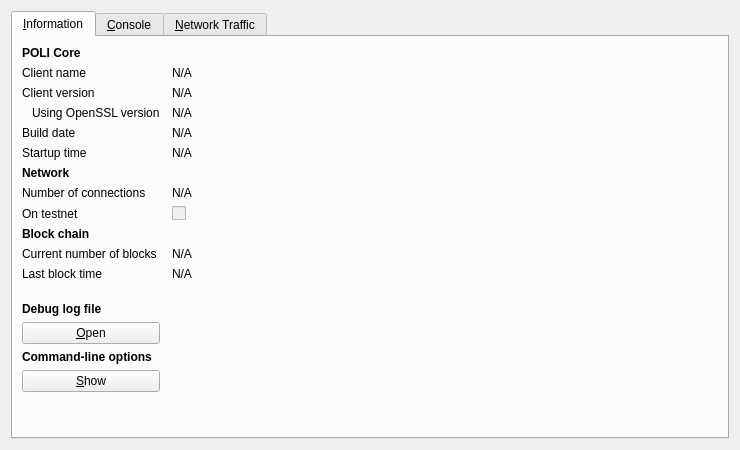
<?xml version="1.0" encoding="UTF-8"?>
<ui version="4.0">
 <class>RPCConsole</class>
 <widget class="QDialog" name="RPCConsole">
  <property name="geometry">
   <rect>
    <x>0</x>
    <y>0</y>
    <width>740</width>
    <height>450</height>
   </rect>
  </property>
  <property name="windowTitle">
   <string>POLI - Debug window</string>
  </property>
  <layout class="QVBoxLayout" name="verticalLayout_2">
   <item>
    <widget class="QTabWidget" name="tabWidget">
     <property name="currentIndex">
      <number>0</number>
     </property>
     <widget class="QWidget" name="tab_info">
      <attribute name="title">
       <string>&amp;Information</string>
      </attribute>
      <layout class="QGridLayout" name="gridLayout" columnstretch="0,1">
       <property name="horizontalSpacing">
        <number>12</number>
       </property>
       <item row="0" column="0">
        <widget class="QLabel" name="label_9">
         <property name="font">
          <font>
           <weight>75</weight>
           <bold>true</bold>
          </font>
         </property>
         <property name="text">
          <string>POLI Core</string>
         </property>
        </widget>
       </item>
       <item row="1" column="0">
        <widget class="QLabel" name="label_5">
         <property name="text">
          <string>Client name</string>
         </property>
        </widget>
       </item>
       <item row="1" column="1">
        <widget class="QLabel" name="clientName">
         <property name="cursor">
          <cursorShape>IBeamCursor</cursorShape>
         </property>
         <property name="text">
          <string>N/A</string>
         </property>
         <property name="textFormat">
          <enum>Qt::PlainText</enum>
         </property>
         <property name="textInteractionFlags">
          <set>Qt::LinksAccessibleByMouse|Qt::TextSelectableByKeyboard|Qt::TextSelectableByMouse</set>
         </property>
        </widget>
       </item>
       <item row="2" column="0">
        <widget class="QLabel" name="label_6">
         <property name="text">
          <string>Client version</string>
         </property>
        </widget>
       </item>
       <item row="2" column="1">
        <widget class="QLabel" name="clientVersion">
         <property name="cursor">
          <cursorShape>IBeamCursor</cursorShape>
         </property>
         <property name="text">
          <string>N/A</string>
         </property>
         <property name="textFormat">
          <enum>Qt::PlainText</enum>
         </property>
         <property name="textInteractionFlags">
          <set>Qt::LinksAccessibleByMouse|Qt::TextSelectableByKeyboard|Qt::TextSelectableByMouse</set>
         </property>
        </widget>
       </item>
       <item row="3" column="0">
        <widget class="QLabel" name="label_14">
         <property name="text">
          <string>Using OpenSSL version</string>
         </property>
         <property name="indent">
          <number>10</number>
         </property>
        </widget>
       </item>
       <item row="3" column="1">
        <widget class="QLabel" name="openSSLVersion">
         <property name="cursor">
          <cursorShape>IBeamCursor</cursorShape>
         </property>
         <property name="text">
          <string>N/A</string>
         </property>
         <property name="textFormat">
          <enum>Qt::PlainText</enum>
         </property>
         <property name="textInteractionFlags">
          <set>Qt::LinksAccessibleByMouse|Qt::TextSelectableByKeyboard|Qt::TextSelectableByMouse</set>
         </property>
        </widget>
       </item>
       <item row="4" column="0">
        <widget class="QLabel" name="label_12">
         <property name="text">
          <string>Build date</string>
         </property>
        </widget>
       </item>
       <item row="4" column="1">
        <widget class="QLabel" name="buildDate">
         <property name="cursor">
          <cursorShape>IBeamCursor</cursorShape>
         </property>
         <property name="text">
          <string>N/A</string>
         </property>
         <property name="textFormat">
          <enum>Qt::PlainText</enum>
         </property>
         <property name="textInteractionFlags">
          <set>Qt::LinksAccessibleByMouse|Qt::TextSelectableByKeyboard|Qt::TextSelectableByMouse</set>
         </property>
        </widget>
       </item>
       <item row="5" column="0">
        <widget class="QLabel" name="label_13">
         <property name="text">
          <string>Startup time</string>
         </property>
        </widget>
       </item>
       <item row="5" column="1">
        <widget class="QLabel" name="startupTime">
         <property name="cursor">
          <cursorShape>IBeamCursor</cursorShape>
         </property>
         <property name="text">
          <string>N/A</string>
         </property>
         <property name="textFormat">
          <enum>Qt::PlainText</enum>
         </property>
         <property name="textInteractionFlags">
          <set>Qt::LinksAccessibleByMouse|Qt::TextSelectableByKeyboard|Qt::TextSelectableByMouse</set>
         </property>
        </widget>
       </item>
       <item row="6" column="0">
        <widget class="QLabel" name="label_11">
         <property name="font">
          <font>
           <weight>75</weight>
           <bold>true</bold>
          </font>
         </property>
         <property name="text">
          <string>Network</string>
         </property>
        </widget>
       </item>
       <item row="7" column="0">
        <widget class="QLabel" name="label_7">
         <property name="text">
          <string>Number of connections</string>
         </property>
        </widget>
       </item>
       <item row="7" column="1">
        <widget class="QLabel" name="numberOfConnections">
         <property name="cursor">
          <cursorShape>IBeamCursor</cursorShape>
         </property>
         <property name="text">
          <string>N/A</string>
         </property>
         <property name="textFormat">
          <enum>Qt::PlainText</enum>
         </property>
         <property name="textInteractionFlags">
          <set>Qt::LinksAccessibleByMouse|Qt::TextSelectableByKeyboard|Qt::TextSelectableByMouse</set>
         </property>
        </widget>
       </item>
       <item row="8" column="0">
        <widget class="QLabel" name="label_8">
         <property name="text">
          <string>On testnet</string>
         </property>
        </widget>
       </item>
       <item row="8" column="1">
        <widget class="QCheckBox" name="isTestNet">
         <property name="enabled">
          <bool>false</bool>
         </property>
         <property name="text">
          <string/>
         </property>
        </widget>
       </item>
       <item row="9" column="0">
        <widget class="QLabel" name="label_10">
         <property name="font">
          <font>
           <weight>75</weight>
           <bold>true</bold>
          </font>
         </property>
         <property name="text">
          <string>Block chain</string>
         </property>
        </widget>
       </item>
       <item row="10" column="0">
        <widget class="QLabel" name="label_3">
         <property name="text">
          <string>Current number of blocks</string>
         </property>
        </widget>
       </item>
       <item row="10" column="1">
        <widget class="QLabel" name="numberOfBlocks">
         <property name="cursor">
          <cursorShape>IBeamCursor</cursorShape>
         </property>
         <property name="text">
          <string>N/A</string>
         </property>
         <property name="textFormat">
          <enum>Qt::PlainText</enum>
         </property>
         <property name="textInteractionFlags">
          <set>Qt::LinksAccessibleByMouse|Qt::TextSelectableByKeyboard|Qt::TextSelectableByMouse</set>
         </property>
        </widget>
       </item>
       <item row="11" column="0">
        <widget class="QLabel" name="label_2">
         <property name="text">
          <string>Last block time</string>
         </property>
        </widget>
       </item>
       <item row="11" column="1">
        <widget class="QLabel" name="lastBlockTime">
         <property name="cursor">
          <cursorShape>IBeamCursor</cursorShape>
         </property>
         <property name="text">
          <string>N/A</string>
         </property>
         <property name="textFormat">
          <enum>Qt::PlainText</enum>
         </property>
         <property name="textInteractionFlags">
          <set>Qt::LinksAccessibleByMouse|Qt::TextSelectableByKeyboard|Qt::TextSelectableByMouse</set>
         </property>
        </widget>
       </item>
       <item row="12" column="0">
        <spacer name="verticalSpacer_2">
         <property name="orientation">
          <enum>Qt::Vertical</enum>
         </property>
         <property name="sizeHint" stdset="0">
          <size>
           <width>20</width>
           <height>20</height>
          </size>
         </property>
        </spacer>
       </item>
       <item row="13" column="0">
        <widget class="QLabel" name="labelDebugLogfile">
         <property name="font">
          <font>
           <weight>75</weight>
           <bold>true</bold>
          </font>
         </property>
         <property name="text">
          <string>Debug log file</string>
         </property>
        </widget>
       </item>
       <item row="14" column="0">
        <widget class="QPushButton" name="openDebugLogfileButton">
         <property name="toolTip">
          <string>Open the POLI debug log file from the current data directory. This can take a few seconds for large log files.</string>
         </property>
         <property name="text">
          <string>&amp;Open</string>
         </property>
         <property name="autoDefault">
          <bool>false</bool>
         </property>
        </widget>
       </item>
       <item row="15" column="0">
        <widget class="QLabel" name="labelCLOptions">
         <property name="font">
          <font>
           <weight>75</weight>
           <bold>true</bold>
          </font>
         </property>
         <property name="text">
          <string>Command-line options</string>
         </property>
        </widget>
       </item>
       <item row="16" column="0">
        <widget class="QPushButton" name="showCLOptionsButton">
         <property name="toolTip">
          <string>Show the POLI-Qt help message to get a list with possible POLI command-line options.</string>
         </property>
         <property name="text">
          <string>&amp;Show</string>
         </property>
         <property name="autoDefault">
          <bool>false</bool>
         </property>
        </widget>
       </item>
       <item row="17" column="0">
        <spacer name="verticalSpacer">
         <property name="orientation">
          <enum>Qt::Vertical</enum>
         </property>
         <property name="sizeHint" stdset="0">
          <size>
           <width>20</width>
           <height>40</height>
          </size>
         </property>
        </spacer>
       </item>
      </layout>
     </widget>
     <widget class="QWidget" name="tab_console">
      <attribute name="title">
       <string>&amp;Console</string>
      </attribute>
      <layout class="QVBoxLayout" name="verticalLayout_3">
       <property name="spacing">
        <number>3</number>
       </property>
       <item>
        <widget class="QTextEdit" name="messagesWidget">
         <property name="minimumSize">
          <size>
           <width>0</width>
           <height>100</height>
          </size>
         </property>
         <property name="readOnly">
          <bool>true</bool>
         </property>
         <property name="tabKeyNavigation" stdset="0">
          <bool>false</bool>
         </property>
         <property name="columnCount" stdset="0">
          <number>2</number>
         </property>
        </widget>
       </item>
       <item>
        <layout class="QHBoxLayout" name="horizontalLayout">
         <property name="spacing">
          <number>3</number>
         </property>
         <item>
          <widget class="QLabel" name="label">
           <property name="text">
            <string notr="true">&gt;</string>
           </property>
          </widget>
         </item>
         <item>
          <widget class="QLineEdit" name="lineEdit"/>
         </item>
         <item>
          <widget class="QPushButton" name="clearButton">
           <property name="maximumSize">
            <size>
             <width>24</width>
             <height>24</height>
            </size>
           </property>
           <property name="toolTip">
            <string>Clear console</string>
           </property>
           <property name="text">
            <string/>
           </property>
           <property name="icon">
            <iconset resource="../bitcoin.qrc">
             <normaloff>:/icons/remove</normaloff>:/icons/remove</iconset>
           </property>
           <property name="shortcut">
            <string notr="true">Ctrl+L</string>
           </property>
           <property name="autoDefault">
            <bool>false</bool>
           </property>
          </widget>
         </item>
        </layout>
       </item>
      </layout>
     </widget>
     <widget class="QWidget" name="tab">
      <attribute name="title">
       <string>&amp;Network Traffic</string>
      </attribute>
      <layout class="QHBoxLayout" name="horizontalLayout_3">
       <item>
        <layout class="QVBoxLayout" name="verticalLayout_4">
         <item>
          <widget class="TrafficGraphWidget" name="trafficGraph" native="true">
           <property name="sizePolicy">
            <sizepolicy hsizetype="Expanding" vsizetype="Expanding">
             <horstretch>0</horstretch>
             <verstretch>0</verstretch>
            </sizepolicy>
           </property>
          </widget>
         </item>
         <item>
          <layout class="QHBoxLayout" name="horizontalLayout_2">
           <item>
            <widget class="QSlider" name="sldGraphRange">
             <property name="minimum">
              <number>1</number>
             </property>
             <property name="maximum">
              <number>288</number>
             </property>
             <property name="pageStep">
              <number>12</number>
             </property>
             <property name="value">
              <number>6</number>
             </property>
             <property name="orientation">
              <enum>Qt::Horizontal</enum>
             </property>
            </widget>
           </item>
           <item>
            <widget class="QLabel" name="lblGraphRange">
             <property name="minimumSize">
              <size>
               <width>100</width>
               <height>0</height>
              </size>
             </property>
             <property name="alignment">
              <set>Qt::AlignCenter</set>
             </property>
            </widget>
           </item>
           <item>
            <widget class="QPushButton" name="btnClearTrafficGraph">
             <property name="text">
              <string>&amp;Clear</string>
             </property>
            </widget>
           </item>
          </layout>
         </item>
        </layout>
       </item>
       <item>
        <layout class="QVBoxLayout" name="verticalLayout">
         <item>
          <widget class="QGroupBox" name="groupBox">
           <property name="title">
            <string>Totals</string>
           </property>
           <layout class="QVBoxLayout" name="verticalLayout_5">
            <item>
             <layout class="QHBoxLayout" name="horizontalLayout_4">
              <item>
               <widget class="Line" name="line">
                <property name="sizePolicy">
                 <sizepolicy hsizetype="Fixed" vsizetype="Fixed">
                  <horstretch>0</horstretch>
                  <verstretch>0</verstretch>
                 </sizepolicy>
                </property>
                <property name="minimumSize">
                 <size>
                  <width>10</width>
                  <height>0</height>
                 </size>
                </property>
                <property name="palette">
                 <palette>
                  <active>
                   <colorrole role="Light">
                    <brush brushstyle="SolidPattern">
                     <color alpha="255">
                      <red>0</red>
                      <green>255</green>
                      <blue>0</blue>
                     </color>
                    </brush>
                   </colorrole>
                  </active>
                  <inactive>
                   <colorrole role="Light">
                    <brush brushstyle="SolidPattern">
                     <color alpha="255">
                      <red>0</red>
                      <green>255</green>
                      <blue>0</blue>
                     </color>
                    </brush>
                   </colorrole>
                  </inactive>
                  <disabled>
                   <colorrole role="Light">
                    <brush brushstyle="SolidPattern">
                     <color alpha="255">
                      <red>0</red>
                      <green>255</green>
                      <blue>0</blue>
                     </color>
                    </brush>
                   </colorrole>
                  </disabled>
                 </palette>
                </property>
                <property name="orientation">
                 <enum>Qt::Horizontal</enum>
                </property>
               </widget>
              </item>
              <item>
               <widget class="QLabel" name="label_16">
                <property name="text">
                 <string>In:</string>
                </property>
               </widget>
              </item>
              <item>
               <widget class="QLabel" name="lblBytesIn">
                <property name="minimumSize">
                 <size>
                  <width>50</width>
                  <height>0</height>
                 </size>
                </property>
                <property name="alignment">
                 <set>Qt::AlignRight|Qt::AlignTrailing|Qt::AlignVCenter</set>
                </property>
               </widget>
              </item>
             </layout>
            </item>
            <item>
             <layout class="QHBoxLayout" name="horizontalLayout_5">
              <item>
               <widget class="Line" name="line_2">
                <property name="sizePolicy">
                 <sizepolicy hsizetype="Fixed" vsizetype="Fixed">
                  <horstretch>0</horstretch>
                  <verstretch>0</verstretch>
                 </sizepolicy>
                </property>
                <property name="minimumSize">
                 <size>
                  <width>10</width>
                  <height>0</height>
                 </size>
                </property>
                <property name="palette">
                 <palette>
                  <active>
                   <colorrole role="Light">
                    <brush brushstyle="SolidPattern">
                     <color alpha="255">
                      <red>255</red>
                      <green>0</green>
                      <blue>0</blue>
                     </color>
                    </brush>
                   </colorrole>
                  </active>
                  <inactive>
                   <colorrole role="Light">
                    <brush brushstyle="SolidPattern">
                     <color alpha="255">
                      <red>255</red>
                      <green>0</green>
                      <blue>0</blue>
                     </color>
                    </brush>
                   </colorrole>
                  </inactive>
                  <disabled>
                   <colorrole role="Light">
                    <brush brushstyle="SolidPattern">
                     <color alpha="255">
                      <red>255</red>
                      <green>0</green>
                      <blue>0</blue>
                     </color>
                    </brush>
                   </colorrole>
                  </disabled>
                 </palette>
                </property>
                <property name="orientation">
                 <enum>Qt::Horizontal</enum>
                </property>
               </widget>
              </item>
              <item>
               <widget class="QLabel" name="label_17">
                <property name="text">
                 <string>Out:</string>
                </property>
               </widget>
              </item>
              <item>
               <widget class="QLabel" name="lblBytesOut">
                <property name="minimumSize">
                 <size>
                  <width>50</width>
                  <height>0</height>
                 </size>
                </property>
                <property name="alignment">
                 <set>Qt::AlignRight|Qt::AlignTrailing|Qt::AlignVCenter</set>
                </property>
               </widget>
              </item>
             </layout>
            </item>
            <item>
             <spacer name="verticalSpacer_4">
              <property name="orientation">
               <enum>Qt::Vertical</enum>
              </property>
              <property name="sizeHint" stdset="0">
               <size>
                <width>20</width>
                <height>407</height>
               </size>
              </property>
             </spacer>
            </item>
           </layout>
          </widget>
         </item>
        </layout>
       </item>
      </layout>
     </widget>
    </widget>
   </item>
  </layout>
 </widget>
 <customwidgets>
  <customwidget>
   <class>TrafficGraphWidget</class>
   <extends>QWidget</extends>
   <header>trafficgraphwidget.h</header>
   <container>1</container>
   <slots>
    <slot>clear()</slot>
   </slots>
  </customwidget>
 </customwidgets>
 <resources>
  <include location="../bitcoin.qrc"/>
 </resources>
 <connections/>
</ui>
